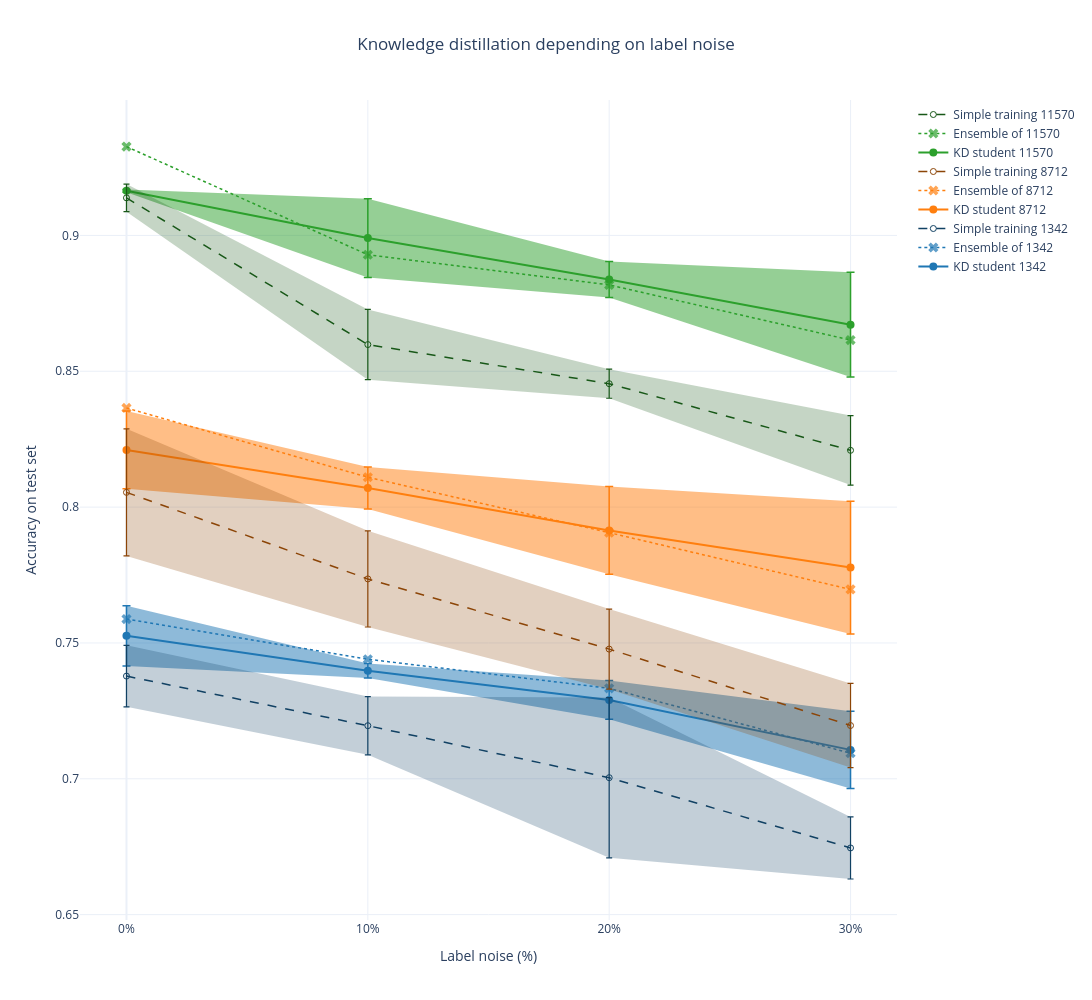

Write notebook code for a chart like this one.
### Code cell
plot_ci_vs_noise(noise_dfs, base_noise_dfs=base_noise_dfs, title="Knowledge distillation depending on label noise", facet=False)

### Figure 1 — Plotly figure (JSON) as saved in the notebook; plotly's stock layout.template omitted (floating-point values rounded to 4 significant figures)
{"data": [{"hoverinfo": "skip", "line": {"color": "#1f77b4", "width": 0}, "mode": "lines", "showlegend": false, "type": "scatter", "x": [0, 10, 20, 30], "y": [0.7637, 0.7424, 0.7362, 0.7249]}, {"fill": "tonexty", "fillcolor": "rgba(31, 119, 180, 0.5)", "hoverinfo": "skip", "line": {"color": "#1f77b4", "width": 0}, "mode": "lines", "showlegend": false, "type": "scatter", "x": [0, 10, 20, 30], "y": [0.7415, 0.7371, 0.7219, 0.6964]}, {"customdata": [[1342.0, 0.004464, 0.7415, 0.7637, 0.7478, 0.7566], [1342.0, 0.00106, 0.7371, 0.7424, 0.7388, 0.7409], [1342.0, 0.002868, 0.7219, 0.7362, 0.726, 0.7317], [1342.0, 0.005727, 0.6964, 0.7249, 0.7059, 0.717]], "error_y": {"array": [0.01109, 0.002633, 0.007124, 0.01423], "arrayminus": [0.01109, 0.002633, 0.007124, 0.01423], "color": "#1f77b4", "symmetric": false, "thickness": 1.5, "type": "data", "width": 4}, "hovertemplate": "<b>arch %{customdata[0]}</b><br>noise: %{x}%<br>mean: %{y:.4f}<br>CI: [%{customdata[2]:.4f}, %{customdata[3]:.4f}]<br>std: %{customdata[1]:.4f}<br>min/max: [%{customdata[4]:.4f}, %{customdata[5]:.4f}]<extra></extra>", "line": {"color": "#1f77b4", "width": 2}, "marker": {"color": "#1f77b4", "size": 8}, "mode": "lines+markers", "name": "KD student 1342", "showlegend": true, "type": "scatter", "x": [0, 10, 20, 30], "y": [0.7526, 0.7398, 0.729, 0.7106]}, {"customdata": [[1342, 0], [1342, 10], [1342, 20], [1342, 30]], "hovertemplate": "<b>arch %{customdata[0]}</b><br>noise: %{customdata[1]}%<br>ensemble: %{y:.4f}<extra></extra>", "line": {"color": "#1f77b4", "dash": "dot", "width": 1.5}, "marker": {"color": "#1f77b4", "opacity": 0.7, "size": 9, "symbol": "x-dot"}, "mode": "lines+markers", "name": "Ensemble of 1342", "showlegend": true, "type": "scatter", "x": [0, 10, 20, 30], "y": [0.7588, 0.744, 0.7333, 0.7094]}, {"hoverinfo": "skip", "line": {"color": "#114163", "width": 0}, "mode": "lines", "showlegend": false, "type": "scatter", "x": [0, 10, 20, 30], "y": [0.7491, 0.7303, 0.7299, 0.686]}, {"fill": "tonexty", "fillcolor": "rgba(17, 65, 99, 0.25)", "hoverinfo": "skip", "line": {"color": "#114163", "width": 0}, "mode": "lines", "showlegend": false, "type": "scatter", "x": [0, 10, 20, 30], "y": [0.7265, 0.7088, 0.6709, 0.6631]}, {"customdata": [[1342.0, 0.004557, 0.7265, 0.7491, 0.7326, 0.7411], [1342.0, 0.004314, 0.7088, 0.7303, 0.7146, 0.7226], [1342.0, 0.01188, 0.6709, 0.7299, 0.6867, 0.7078], [1342.0, 0.004601, 0.6631, 0.686, 0.67, 0.6792]], "error_y": {"array": [0.01132, 0.01072, 0.0295, 0.01143], "arrayminus": [0.01132, 0.01072, 0.0295, 0.01143], "color": "#114163", "symmetric": false, "thickness": 1.2, "type": "data", "width": 3}, "hovertemplate": "<b>arch %{customdata[0]} (solo)</b><br>noise: %{x}%<br>mean: %{y:.4f}<br>CI: [%{customdata[2]:.4f}, %{customdata[3]:.4f}]<br>std: %{customdata[1]:.4f}<br>min/max: [%{customdata[4]:.4f}, %{customdata[5]:.4f}]<extra></extra>", "line": {"color": "#114163", "dash": "dash", "width": 1.5}, "marker": {"color": "#114163", "size": 6, "symbol": "circle-open"}, "mode": "lines+markers", "name": "Simple training 1342", "showlegend": true, "type": "scatter", "x": [0, 10, 20, 30], "y": [0.7378, 0.7195, 0.7004, 0.6745]}, {"hoverinfo": "skip", "line": {"color": "#ff7f0e", "width": 0}, "mode": "lines", "showlegend": false, "type": "scatter", "x": [0, 10, 20, 30], "y": [0.8353, 0.8147, 0.8076, 0.8022]}, {"fill": "tonexty", "fillcolor": "rgba(255, 127, 14, 0.5)", "hoverinfo": "skip", "line": {"color": "#ff7f0e", "width": 0}, "mode": "lines", "showlegend": false, "type": "scatter", "x": [0, 10, 20, 30], "y": [0.8067, 0.7993, 0.7752, 0.7533]}, {"customdata": [[8712.0, 0.005762, 0.8067, 0.8353, 0.8155, 0.827], [8712.0, 0.003102, 0.7993, 0.8147, 0.804, 0.8102], [8712.0, 0.006502, 0.7752, 0.8076, 0.7866, 0.7988], [8712.0, 0.009842, 0.7533, 0.8022, 0.7692, 0.7885]], "error_y": {"array": [0.01431, 0.007706, 0.01615, 0.02445], "arrayminus": [0.01431, 0.007706, 0.01615, 0.02445], "color": "#ff7f0e", "symmetric": false, "thickness": 1.5, "type": "data", "width": 4}, "hovertemplate": "<b>arch %{customdata[0]}</b><br>noise: %{x}%<br>mean: %{y:.4f}<br>CI: [%{customdata[2]:.4f}, %{customdata[3]:.4f}]<br>std: %{customdata[1]:.4f}<br>min/max: [%{customdata[4]:.4f}, %{customdata[5]:.4f}]<extra></extra>", "line": {"color": "#ff7f0e", "width": 2}, "marker": {"color": "#ff7f0e", "size": 8}, "mode": "lines+markers", "name": "KD student 8712", "showlegend": true, "type": "scatter", "x": [0, 10, 20, 30], "y": [0.821, 0.807, 0.7914, 0.7777]}, {"customdata": [[8712, 0], [8712, 10], [8712, 20], [8712, 30]], "hovertemplate": "<b>arch %{customdata[0]}</b><br>noise: %{customdata[1]}%<br>ensemble: %{y:.4f}<extra></extra>", "line": {"color": "#ff7f0e", "dash": "dot", "width": 1.5}, "marker": {"color": "#ff7f0e", "opacity": 0.7, "size": 9, "symbol": "x-dot"}, "mode": "lines+markers", "name": "Ensemble of 8712", "showlegend": true, "type": "scatter", "x": [0, 10, 20, 30], "y": [0.8365, 0.811, 0.7906, 0.7697]}, {"hoverinfo": "skip", "line": {"color": "#8c4507", "width": 0}, "mode": "lines", "showlegend": false, "type": "scatter", "x": [0, 10, 20, 30], "y": [0.8288, 0.7913, 0.7625, 0.7351]}, {"fill": "tonexty", "fillcolor": "rgba(140, 69, 7, 0.25)", "hoverinfo": "skip", "line": {"color": "#8c4507", "width": 0}, "mode": "lines", "showlegend": false, "type": "scatter", "x": [0, 10, 20, 30], "y": [0.782, 0.7559, 0.733, 0.7041]}, {"customdata": [[8712.0, 0.009419, 0.782, 0.8288, 0.7996, 0.8163], [8712.0, 0.007128, 0.7559, 0.7913, 0.7677, 0.7815], [8712.0, 0.005934, 0.733, 0.7625, 0.7422, 0.754], [8712.0, 0.006239, 0.7041, 0.7351, 0.713, 0.7254]], "error_y": {"array": [0.0234, 0.01771, 0.01474, 0.0155], "arrayminus": [0.0234, 0.01771, 0.01474, 0.0155], "color": "#8c4507", "symmetric": false, "thickness": 1.2, "type": "data", "width": 3}, "hovertemplate": "<b>arch %{customdata[0]} (solo)</b><br>noise: %{x}%<br>mean: %{y:.4f}<br>CI: [%{customdata[2]:.4f}, %{customdata[3]:.4f}]<br>std: %{customdata[1]:.4f}<br>min/max: [%{customdata[4]:.4f}, %{customdata[5]:.4f}]<extra></extra>", "line": {"color": "#8c4507", "dash": "dash", "width": 1.5}, "marker": {"color": "#8c4507", "size": 6, "symbol": "circle-open"}, "mode": "lines+markers", "name": "Simple training 8712", "showlegend": true, "type": "scatter", "x": [0, 10, 20, 30], "y": [0.8054, 0.7736, 0.7477, 0.7196]}, {"hoverinfo": "skip", "line": {"color": "#2ca02c", "width": 0}, "mode": "lines", "showlegend": false, "type": "scatter", "x": [0, 10, 20, 30], "y": [0.917, 0.9135, 0.8904, 0.8865]}, {"fill": "tonexty", "fillcolor": "rgba(44, 160, 44, 0.5)", "hoverinfo": "skip", "line": {"color": "#2ca02c", "width": 0}, "mode": "lines", "showlegend": false, "type": "scatter", "x": [0, 10, 20, 30], "y": [0.9159, 0.8845, 0.8771, 0.8479]}, {"customdata": [[11570.0, 0.0002082, 0.9159, 0.917, 0.9162, 0.9166], [11570.0, 0.005835, 0.8845, 0.9135, 0.8936, 0.9052], [11570.0, 0.002665, 0.8771, 0.8904, 0.8818, 0.8868], [11570.0, 0.00777, 0.8479, 0.8865, 0.8605, 0.8757]], "error_y": {"array": [0.0005171, 0.01449, 0.006621, 0.0193], "arrayminus": [0.0005171, 0.01449, 0.006621, 0.0193], "color": "#2ca02c", "symmetric": false, "thickness": 1.5, "type": "data", "width": 4}, "hovertemplate": "<b>arch %{customdata[0]}</b><br>noise: %{x}%<br>mean: %{y:.4f}<br>CI: [%{customdata[2]:.4f}, %{customdata[3]:.4f}]<br>std: %{customdata[1]:.4f}<br>min/max: [%{customdata[4]:.4f}, %{customdata[5]:.4f}]<extra></extra>", "line": {"color": "#2ca02c", "width": 2}, "marker": {"color": "#2ca02c", "size": 8}, "mode": "lines+markers", "name": "KD student 11570", "showlegend": true, "type": "scatter", "x": [0, 10, 20, 30], "y": [0.9164, 0.899, 0.8838, 0.8672]}, {"customdata": [[11570, 0], [11570, 10], [11570, 20], [11570, 30]], "hovertemplate": "<b>arch %{customdata[0]}</b><br>noise: %{customdata[1]}%<br>ensemble: %{y:.4f}<extra></extra>", "line": {"color": "#2ca02c", "dash": "dot", "width": 1.5}, "marker": {"color": "#2ca02c", "opacity": 0.7, "size": 9, "symbol": "x-dot"}, "mode": "lines+markers", "name": "Ensemble of 11570", "showlegend": true, "type": "scatter", "x": [0, 10, 20, 30], "y": [0.9327, 0.8929, 0.8818, 0.8615]}, {"hoverinfo": "skip", "line": {"color": "#185818", "width": 0}, "mode": "lines", "showlegend": false, "type": "scatter", "x": [0, 10, 20, 30], "y": [0.9189, 0.8728, 0.8508, 0.8337]}, {"fill": "tonexty", "fillcolor": "rgba(24, 88, 24, 0.25)", "hoverinfo": "skip", "line": {"color": "#185818", "width": 0}, "mode": "lines", "showlegend": false, "type": "scatter", "x": [0, 10, 20, 30], "y": [0.9088, 0.8469, 0.8401, 0.8081]}, {"customdata": [[11570.0, 0.00204, 0.9088, 0.9189, 0.9116, 0.9156], [11570.0, 0.005205, 0.8469, 0.8728, 0.8545, 0.8649], [11570.0, 0.002155, 0.8401, 0.8508, 0.843, 0.8471], [11570.0, 0.005145, 0.8081, 0.8337, 0.8152, 0.8252]], "error_y": {"array": [0.005069, 0.01293, 0.005353, 0.01278], "arrayminus": [0.005069, 0.01293, 0.005353, 0.01278], "color": "#185818", "symmetric": false, "thickness": 1.2, "type": "data", "width": 3}, "hovertemplate": "<b>arch %{customdata[0]} (solo)</b><br>noise: %{x}%<br>mean: %{y:.4f}<br>CI: [%{customdata[2]:.4f}, %{customdata[3]:.4f}]<br>std: %{customdata[1]:.4f}<br>min/max: [%{customdata[4]:.4f}, %{customdata[5]:.4f}]<extra></extra>", "line": {"color": "#185818", "dash": "dash", "width": 1.5}, "marker": {"color": "#185818", "size": 6, "symbol": "circle-open"}, "mode": "lines+markers", "name": "Simple training 11570", "showlegend": true, "type": "scatter", "x": [0, 10, 20, 30], "y": [0.9138, 0.8598, 0.8454, 0.8209]}], "layout": {"height": 1000, "title": {"text": "Knowledge distillation depending on label noise", "x": 0.5}, "width": 1200, "xaxis": {"tickmode": "array", "ticktext": ["0%", "10%", "20%", "30%"], "tickvals": [0, 10, 20, 30], "title": {"text": "Label noise (%)"}}, "yaxis": {"title": {"text": "Accuracy on test set"}}}}
